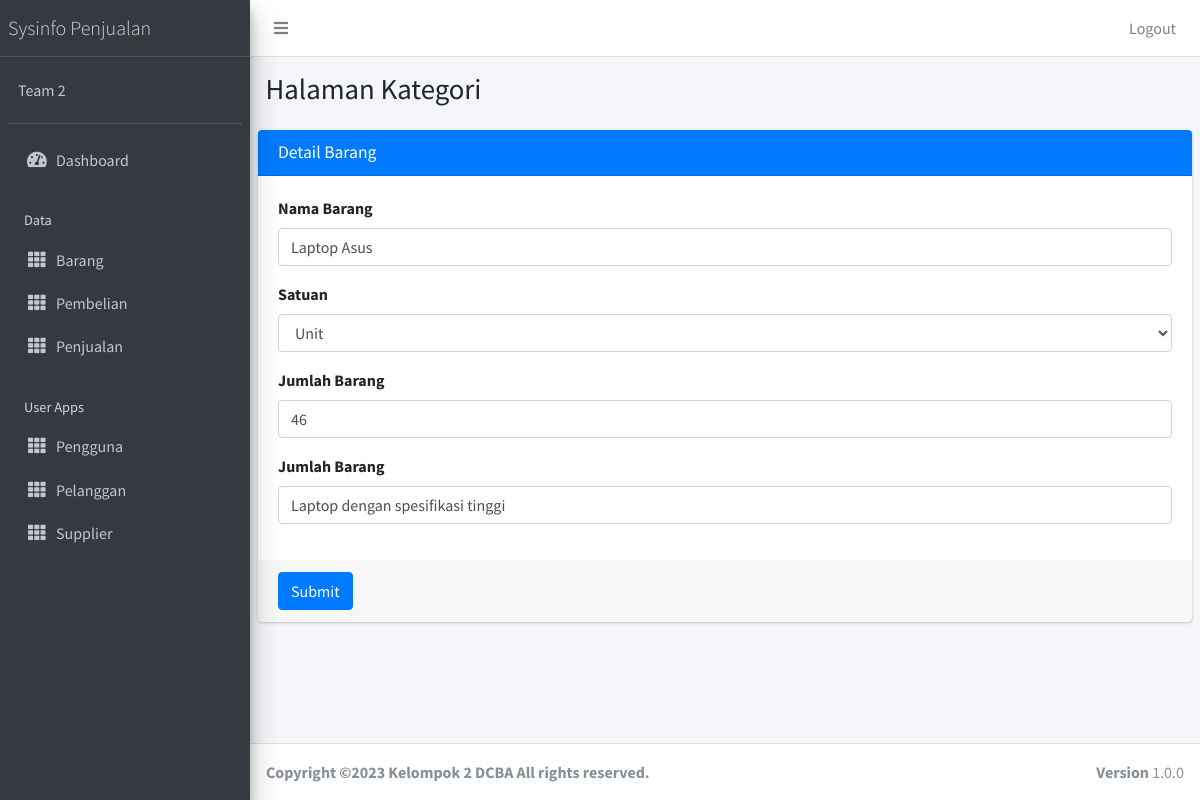
The app's page /public/barang/edit/1 (signed in) with its own data.
### tables this page shows
CREATE TABLE `tb_barang` (
  `Id_Barang` int(11) NOT NULL,
  `Nama_Barang` varchar(100) NOT NULL,
  `Keterangan` varchar(255) DEFAULT NULL,
  `Satuan` varchar(50) NOT NULL,
  `Qty` int(11) NOT NULL,
  `Id_Pengguna` int(11) NOT NULL
);

### app/core/Controller.php (called while the page is built, shortened)
<?php
class Controller{
	public function view($view, $data = [])
	{
		require_once '../app/views/' . $view . '.php';
	}
	public function model($model)
	{
		return new $model;
	}
}

### app/controllers/Barang.php (called while the page is built, shortened)
<?php
class Barang extends Controller {
	public function edit($id)
	{
		$data['title'] = 'Detail Barang';
		$data['barang'] = $this->model('BarangModel')->getBarangById($id);
		$this->view('barang/edit', $data);
	}
}

### app/core/App.php (called while the page is built, shortened)
<?php
class App{
	protected $method = 'index';
	protected $params = [];
	public function __construct(){
		$url = $this->parseURL();
		if(file_exists('../app/controllers/' . $url[0] . '.php')){
			unset($url[0]);
		}
		$this->controller = new $this->controller;
		if(isset($url[1])){
			if(method_exists($this->controller, $url[1])){
				$this->method = $url[1];
				unset($url[1]);
			}
		}
		if(!empty($url)){
			$this->params = array_values($url);
		}
		call_user_func_array([$this->controller, $this->method], $this->params);
	}
	public function parseURL(){
		if( isset($_GET['url'])){
			$url = rtrim($_GET['url'], '/');
			$url = filter_var($url, FILTER_SANITIZE_URL);
			$url = explode('/',$url);
			return $url;
		}
	}
}

### public/index.php (called while the page is built, shortened)
<?php
$app = new App;

### app/core/Database.php (called while the page is built, shortened)
<?php
class Database{
	private $host = DB_HOST;
	private $user = DB_USER;
	private $pass = DB_PASS;
	private $dbnm = DB_NAME;
	private $dbh;
	private $stmt;
	public function __construct()
	{
		$dsn = 'mysql:host='. $this->host .';dbname='. $this->dbnm;
		$option = [
			PDO::ATTR_PERSISTENT => true,
			PDO::ATTR_ERRMODE => PDO::ERRMODE_EXCEPTION
		];
		try{
			$this->dbh = new PDO($dsn,$this->user,$this->pass, $option);
		}catch(PDOException $e){
			die($e->getMessage());
		}
	}
	public function query($query)
	{
		$this->stmt = $this->dbh->prepare($query);
	}
	public function bind($param, $value, $type = null){
		if(is_null($type)){
			switch (true) {
				default:
					$type = PDO::PARAM_STR;
			}
		}
		$this->stmt->bindValue($param, $value, $type);
	}
	public function execute()
	{
		$this->stmt->execute();
	}
	public function single()
	{
		$this->execute();
		return $this->stmt->fetch(PDO::FETCH_ASSOC);
	}
}

### app/models/BarangModel.php (called while the page is built, shortened)
<?php
class BarangModel {
	private $table = 'tb_barang';
	private $db;
	public function __construct()
	{
		$this->db = new Database;
	}
	public function getBarangById($id)
	{
		$this->db->query('SELECT * FROM ' . $this->table . ' WHERE id_barang=:id');
		$this->db->bind('id',$id);
		return $this->db->single();
	}
}

### app/views/barang/edit.php (the view, shortened to what this page needs)
  <div class="content-wrapper">
    <section class="content-header">
      <div class="container-fluid">
        <div class="row mb-2">
          <div class="col-sm-6">
            <h1>Halaman Kategori</h1>
          </div>
        </div>
      </div>
    </section>
    <section class="content">
<div class="card card-primary">
              <div class="card-header">
                <h3 class="card-title"><?= $data['title']; ?></h3>
              </div>
              <form role="form" action="<?= base_url; ?>/barang/updateBarang" method="POST" enctype="multipart/form-data">
                  <div class="card-body">
                  <div class="form-group">
                    <label >Nama Barang</label>
                    <input type="text" class="form-control" placeholder="masukkan nama barang..." name="nama_barang" value="<?= $data['barang']['Nama_Barang']; ?>">
                  </div>
                  <div class="form-group">
                    <label >Satuan</label>
                    <select name="satuan" class="form-control">
                        <option value="" disabled selected><?= $data['barang']['Satuan']; ?></option>
                    </select>
                  </div>
                  <div class="form-group">
                    <label >Jumlah Barang</label>
                    <input type="text" class="form-control" placeholder="masukkan jumlah barang..." name="qty" value="<?= $data['barang']['Qty']; ?>">
                  </div>
                  <div class="form-group">
                    <label >Jumlah Barang</label>
                    <input type="text" class="form-control" placeholder="masukkan Keterangan barang..." name="keterangan" value="<?= $data['barang']['Keterangan']; ?>">
                  </div>
                </div>
                <div class="card-footer">
                  <button type="submit" class="btn btn-primary">Submit</button>
                </div>
              </form>
            </div>
    </section>
  </div>

### records on screen
tb_barang: nama_barang "Laptop Asus", satuan "Unit", qty "46", keterangan "Laptop dengan spesifikasi tinggi"

### other values on screen
$data['title'] "Detail Barang"
